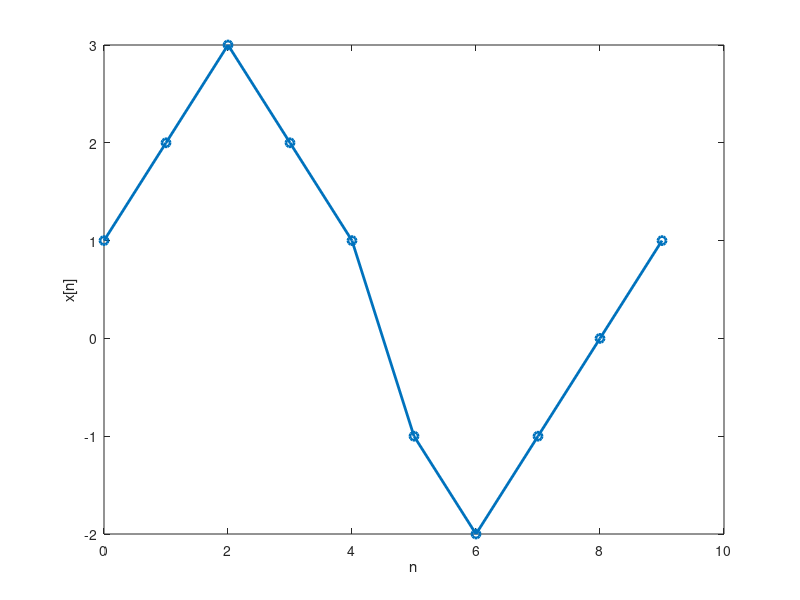

This figure's MATLAB source:
% Sample data
x = [1 2 3 2 1 -1 -2 -1 0 1];
n = 0:length(x)-1;

% Plotting
figure;
plot(n, x, 'o-', 'linewidth', 2, 'MarkerSize', 6);
xlabel('n');
ylabel('x[n]');
